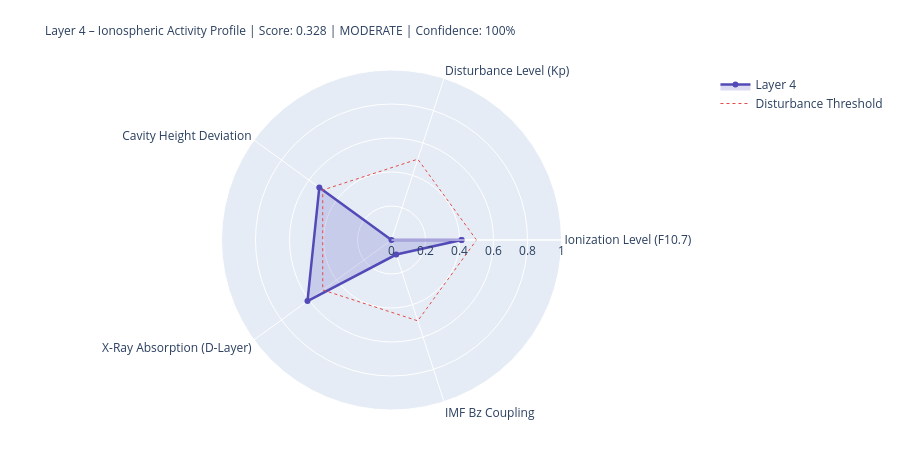

Source (notebook cell):
### Markdown cell above
---
## 4. State Assessment & Handoff to Layer 5

### Code cell
# ============================================================
# LAYER-4-SCORE
# ============================================================

COMPONENTS = {
    'Ionization Level (F10.7)':    {'score': ioniz,       'source': 'primary' if f107_now else 'from_layer0', 'dynamic': True},
    'Disturbance Level (Kp)':          {'score': disturb,     'source': 'primary' if kp_now   else 'from_layer0', 'dynamic': True},
    'Cavity Height Deviation':    {'score': h_dev,       'source': 'derived',                                'dynamic': True},
    'X-Ray Absorption (D-Layer)':{'score': xray_ioniz,  'source': 'primary' if xray_now else 'missing',     'dynamic': True},
    'IMF Bz Coupling':             {'score': bz_coupling, 'source': 'primary' if bz_now   else 'from_layer0', 'dynamic': True},
}

available    = {k: v['score'] for k, v in COMPONENTS.items() if v['score'] is not None}
unavailable  = [k for k, v in COMPONENTS.items() if v['score'] is None]
layer4_score = round(sum(available.values()) / len(available), 4) if available else None
confidence   = round(len(available) / len(COMPONENTS), 2)
level = ('unknown' if layer4_score is None
         else 'quiet'   if layer4_score < 0.3
         else 'moderate' if layer4_score < 0.6
         else 'active')
dominant_l4 = max(available, key=available.get) if available else 'none'

# Resonance delta for Schumann SR-1
sr1_ref = schumann_freq(1, 80.0)
sr1_now = schumann_freq(1, h_eff)
sr1_delta_mhz = (sr1_now - sr1_ref) * 1000

# Propagation conditions
prop_cond = ('disturbed'   if kp_val > 4
             else 'unsettled' if kp_val > 2
             else 'normal')
if xray_class in ['X', 'M']:
    prop_cond = 'Radio-Blackout moeglich'

W = 68
print('=' * W)
print('LAYER 4 – IONOSPHERE – STATE ASSESSMENT')
print('=' * W)
for name, comp in COMPONENTS.items():
    s = comp['score']
    if s is not None:
        bar = '█' * int(s * 20) + '░' * (20 - int(s * 20))
        print(f'  {name:<36} {bar}  {s:.3f}  [{comp["source"]}]')
    else:
        print(f'  {name:<36} {"─" * 20}  n/a   [missing]')
print('-' * W)
print(f'  Score:          {layer4_score:.3f}  ({len(available)}/{len(COMPONENTS)} components)')
print(f'  Confidence:     {confidence:.0%}')
print(f'  Level:          {level.upper()}')
print(f'  Dominant:       {dominant_l4}')
print(f'  Cavity height:  {h_eff:.1f} km  (Ref: 80.0 km)')
print(f'  SR-1:           {sr1_now:.3f} Hz  (Δ {sr1_delta_mhz:+.1f} mHz vs. ref)')
print(f'  Propagation:    {prop_cond}')
print(f'  X-Ray:          {xray_class}-class  ({xray_now:.2e} W/m²)' if xray_now else '  X-Ray:          n/a')
print('=' * W)

# Radar
cats   = list(available.keys())
vals_r = list(available.values())
if len(cats) >= 3:
    fig = go.Figure()
    fig.add_trace(go.Scatterpolar(
        r=vals_r + [vals_r[0]], theta=cats + [cats[0]],
        fill='toself', fillcolor='rgba(83,74,183,0.20)',
        line=dict(color='#534AB7', width=2.5), name='Layer 4'
    ))
    fig.add_trace(go.Scatterpolar(
        r=[0.5] * (len(cats)+1), theta=cats + [cats[0]],
        line=dict(color='#E24B4A', dash='dot', width=1),
        mode='lines', name='Disturbance Threshold'
    ))
    fig.update_layout(
        title=dict(
            text=f'Layer 4 – Ionospheric Activity Profile | Score: {layer4_score:.3f} | {level.upper()} | Confidence: {confidence:.0%}',
            font=dict(size=12)
        ),
        polar=dict(radialaxis=dict(visible=True, range=[0, 1])),
        height=450, showlegend=True,
        margin=dict(l=80, r=80, t=70, b=40)
    )
    fig.show()

### Figure 1 — Plotly figure (JSON) as saved in the notebook; plotly's stock layout.template omitted (floating-point values rounded to 4 significant figures)
{"data": [{"fill": "toself", "fillcolor": "rgba(83,74,183,0.20)", "line": {"color": "#534AB7", "width": 2.5}, "name": "Layer 4", "r": [0.412, 0.0, 0.525, 0.611, 0.09, 0.412], "theta": ["Ionization Level (F10.7)", "Disturbance Level (Kp)", "Cavity Height Deviation", "X-Ray Absorption (D-Layer)", "IMF Bz Coupling", "Ionization Level (F10.7)"], "type": "scatterpolar"}, {"line": {"color": "#E24B4A", "dash": "dot", "width": 1}, "mode": "lines", "name": "Disturbance Threshold", "r": [0.5, 0.5, 0.5, 0.5, 0.5, 0.5], "theta": ["Ionization Level (F10.7)", "Disturbance Level (Kp)", "Cavity Height Deviation", "X-Ray Absorption (D-Layer)", "IMF Bz Coupling", "Ionization Level (F10.7)"], "type": "scatterpolar"}], "layout": {"height": 450, "margin": {"b": 40, "l": 80, "r": 80, "t": 70}, "polar": {"radialaxis": {"range": [0, 1], "visible": true}}, "showlegend": true, "title": {"font": {"size": 12}, "text": "Layer 4 – Ionospheric Activity Profile | Score: 0.328 | MODERATE | Confidence: 100%"}}}
